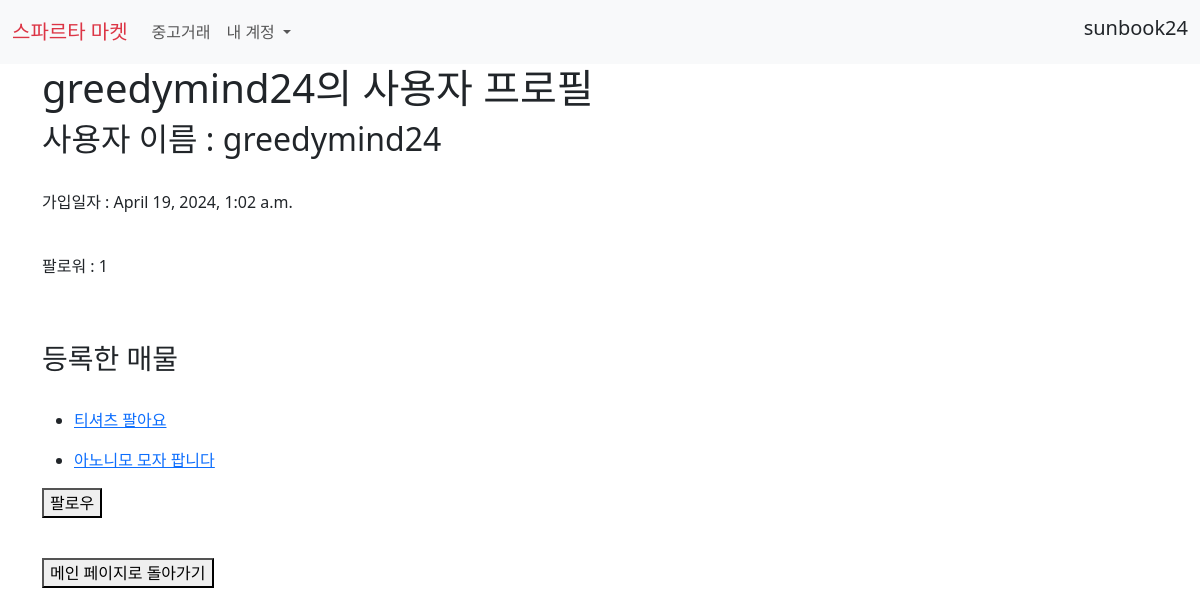
The app's page /users/profile/greedymind24/ (signed in) with its own data.
### accounts/models.py (models this page shows)
class User(AbstractUser):
    followings = models.ManyToManyField(
        "self", related_name="followers", symmetrical=False
    )

### products/models.py (models this page shows, shortened)
class Product(models.Model):
    title = models.CharField(max_length=50)
    content = models.TextField()
    created_at = models.DateTimeField(auto_now_add=True)
    updated_at = models.DateTimeField(auto_now=True)
    image = models.ImageField(upload_to = "images/", blank=True)
    author = models.ForeignKey(
        settings.AUTH_USER_MODEL,
        on_delete = models.CASCADE,
        related_name="products"
        )
    like_users = models.ManyToManyField(
        settings.AUTH_USER_MODEL, related_name="like_products"
    )

### users/views.py (the view)
# urls.py: path("profile/<str:username>/", views.profile, name="profile"),
def profile(request, username):
    member = get_object_or_404(get_user_model(), username=username)
    context = {
        "member":member
    }
    return render(request, "profile.html", context)

### users/templates/profile.html (shortened to what this page needs)
{% extends "base.html" %}
{% block content %}
<h1>{{ member.username }}의 사용자 프로필</h1>
<div>
    <h2>사용자 이름 : {{ member.username }}</h2><br>
    <p>가입일자 : {{ member.date_joined }}</p><br>
    <p>
        팔로워 : {{ member.followers.count }}<br>
    </p><br><br>
    <h3>등록한 매물</h3><br>
    <ul>
        {% for product in member.products.all %}
        <li><a href="{% url "product_detail" product.pk %}">
            <p>{{ product.title }}</p>
        </a></li>
        {% endfor %}
    </ul>
    {% if request.user != member %}
        <form action="{% url "follow" member.pk%}" method="POST">
            {% if request.user in member.followers.all %}
                <button type="submit">팔로우 취소</button>
            {% else %}
                <button type="submit">팔로우</button>
            {% endif %}
        </form>
    {% endif %}
</p><br>
<a href="{% url "index" %}"><button>메인 페이지로 돌아가기</button></a>
{% endblock content %}

### templates/base.html (shortened to what this page needs)
{% load static %}
<!DOCTYPE html>
<html lang="en">
  <head>
    <link href="https://cdn.jsdelivr.net/npm/bootstrap@5.3.3/dist/css/bootstrap.min.css" rel="stylesheet">
    <link rel="stylesheet" href="{% static "css/style.css" %}">
  </head>
  <body>
    <nav class="navbar navbar-expand-lg bg-body-tertiary">
      <div class="container-fluid">
        <a class="navbar-brand text-danger" href="{% url "index" %}">스파르타 마켓</a>
        <div class="collapse navbar-collapse" id="navbarSupportedContent">
          <ul class="navbar-nav me-auto mb-2 mb-lg-0">
            <li class="nav-item">
              <a class="nav-link" aria-current="page" href="{% url "products" %}">중고거래</a>
            </li>
            {% if request.user.is_authenticated %}
            <li class="nav-item dropdown">
              <a class="nav-link dropdown-toggle" href="#" role="button" data-bs-toggle="dropdown" aria-expanded="false">
                내 계정
              </a>
            </li>
            {% endif %}
          </ul>
          <div class = "navbar">
            {% if request.user.is_authenticated %}
            <h5>{{ request.user.username }}</h5>
            {% endif %}
          </div>
        </div>
      </div>
    </nav>
    <div class="container">
    {% block content %}
    {% endblock content %}
    </div>
  </body>
</html>

### records on screen
User: user.username "sunbook24"
User: username "greedymind24", date_joined "April 19, 2024, 1:02 a.m.", followers.count "1"
Product: title "티셔츠 팔아요"
Product: title "아노니모 모자 팝니다"
